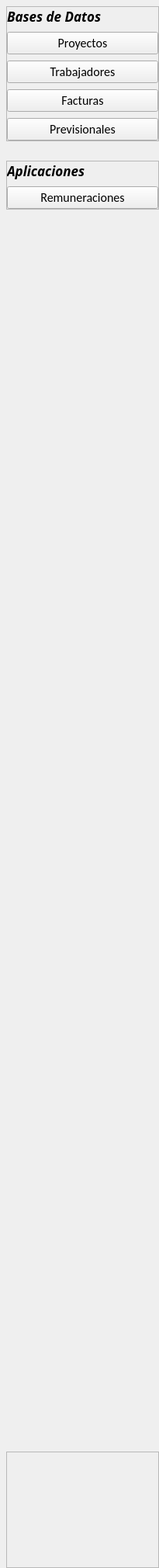
        <widget class="QWidget" name="leftMenu" native="true">
         <property name="minimumSize">
          <size>
           <width>0</width>
           <height>0</height>
          </size>
         </property>
         <property name="maximumSize">
          <size>
           <width>0</width>
           <height>16777215</height>
          </size>
         </property>
         <layout class="QVBoxLayout" name="verticalLayout_4">
          <property name="spacing">
           <number>0</number>
          </property>
          <property name="leftMargin">
           <number>0</number>
          </property>
          <property name="topMargin">
           <number>0</number>
          </property>
          <property name="rightMargin">
           <number>0</number>
          </property>
          <property name="bottomMargin">
           <number>0</number>
          </property>
          <item>
           <widget class="QWidget" name="widgetLft" native="true">
            <property name="minimumSize">
             <size>
              <width>0</width>
              <height>0</height>
             </size>
            </property>
            <layout class="QVBoxLayout" name="verticalLayout_6">
             <property name="spacing">
              <number>0</number>
             </property>
             <property name="leftMargin">
              <number>8</number>
             </property>
             <property name="topMargin">
              <number>8</number>
             </property>
             <property name="rightMargin">
              <number>0</number>
             </property>
             <property name="bottomMargin">
              <number>0</number>
             </property>
             <item>
              <widget class="QFrame" name="frameBD">
               <property name="minimumSize">
                <size>
                 <width>170</width>
                 <height>0</height>
                </size>
               </property>
               <property name="maximumSize">
                <size>
                 <width>16777207</width>
                 <height>16777215</height>
                </size>
               </property>
               <property name="frameShape">
                <enum>QFrame::StyledPanel</enum>
               </property>
               <property name="frameShadow">
                <enum>QFrame::Raised</enum>
               </property>
               <layout class="QVBoxLayout" name="verticalLayout_2">
                <property name="spacing">
                 <number>8</number>
                </property>
                <property name="leftMargin">
                 <number>0</number>
                </property>
                <property name="topMargin">
                 <number>0</number>
                </property>
                <property name="rightMargin">
                 <number>0</number>
                </property>
                <property name="bottomMargin">
                 <number>0</number>
                </property>
                <item>
                 <widget class="QLabel" name="label_4">
                  <property name="minimumSize">
                   <size>
                    <width>0</width>
                    <height>0</height>
                   </size>
                  </property>
                  <property name="maximumSize">
                   <size>
                    <width>16777215</width>
                    <height>16777215</height>
                   </size>
                  </property>
                  <property name="font">
                   <font>
                    <family>Franklin Gothic Demi</family>
                    <pointsize>13</pointsize>
                    <weight>75</weight>
                    <italic>true</italic>
                    <bold>true</bold>
                   </font>
                  </property>
                  <property name="text">
                   <string>&lt;html&gt;&lt;head/&gt;&lt;body&gt;&lt;p&gt;&lt;span style=&quot; font-size:13pt;&quot;&gt;Bases de Datos&lt;/span&gt;&lt;/p&gt;&lt;/body&gt;&lt;/html&gt;</string>
                  </property>
                 </widget>
                </item>
                <item>
                 <widget class="QPushButton" name="proyectosBtn">
                  <property name="minimumSize">
                   <size>
                    <width>195</width>
                    <height>0</height>
                   </size>
                  </property>
                  <property name="font">
                   <font>
                    <family>Calibri</family>
                    <pointsize>12</pointsize>
                   </font>
                  </property>
                  <property name="cursor">
                   <cursorShape>PointingHandCursor</cursorShape>
                  </property>
                  <property name="text">
                   <string>Proyectos</string>
                  </property>
                  <property name="icon">
                   <iconset resource="Source.qrc">
                    <normaloff>:/newPrefix/ICONS/snowplow.png</normaloff>:/newPrefix/ICONS/snowplow.png</iconset>
                  </property>
                  <property name="iconSize">
                   <size>
                    <width>20</width>
                    <height>20</height>
                   </size>
                  </property>
                 </widget>
                </item>
                <item>
                 <widget class="QPushButton" name="trabajadoresBtn">
                  <property name="minimumSize">
                   <size>
                    <width>195</width>
                    <height>0</height>
                   </size>
                  </property>
                  <property name="font">
                   <font>
                    <family>Calibri</family>
                    <pointsize>12</pointsize>
                   </font>
                  </property>
                  <property name="cursor">
                   <cursorShape>PointingHandCursor</cursorShape>
                  </property>
                  <property name="text">
                   <string>Trabajadores</string>
                  </property>
                  <property name="icon">
                   <iconset resource="Source.qrc">
                    <normaloff>:/newPrefix/ICONS/agregar-usuario (1).png</normaloff>:/newPrefix/ICONS/agregar-usuario (1).png</iconset>
                  </property>
                  <property name="iconSize">
                   <size>
                    <width>20</width>
                    <height>20</height>
                   </size>
                  </property>
                 </widget>
                </item>
                <item>
                 <widget class="QPushButton" name="facturasBtn">
                  <property name="minimumSize">
                   <size>
                    <width>195</width>
                    <height>0</height>
                   </size>
                  </property>
                  <property name="font">
                   <font>
                    <family>Calibri</family>
                    <pointsize>12</pointsize>
                   </font>
                  </property>
                  <property name="cursor">
                   <cursorShape>PointingHandCursor</cursorShape>
                  </property>
                  <property name="text">
                   <string>Facturas</string>
                  </property>
                  <property name="icon">
                   <iconset resource="Source.qrc">
                    <normaloff>:/newPrefix/ICONS/file-invoice-dollar.png</normaloff>:/newPrefix/ICONS/file-invoice-dollar.png</iconset>
                  </property>
                  <property name="iconSize">
                   <size>
                    <width>20</width>
                    <height>20</height>
                   </size>
                  </property>
                 </widget>
                </item>
                <item>
                 <widget class="QPushButton" name="previsionalesBtn">
                  <property name="minimumSize">
                   <size>
                    <width>195</width>
                    <height>0</height>
                   </size>
                  </property>
                  <property name="font">
                   <font>
                    <family>Calibri</family>
                    <pointsize>12</pointsize>
                   </font>
                  </property>
                  <property name="cursor">
                   <cursorShape>PointingHandCursor</cursorShape>
                  </property>
                  <property name="text">
                   <string>Previsionales</string>
                  </property>
                  <property name="icon">
                   <iconset resource="Source.qrc">
                    <normaloff>:/newPrefix/ICONS/sack-dollar.png</normaloff>:/newPrefix/ICONS/sack-dollar.png</iconset>
                  </property>
                  <property name="iconSize">
                   <size>
                    <width>20</width>
                    <height>20</height>
                   </size>
                  </property>
                 </widget>
                </item>
               </layout>
              </widget>
             </item>
             <item>
              <spacer name="verticalSpacer">
               <property name="orientation">
                <enum>Qt::Vertical</enum>
               </property>
               <property name="sizeType">
                <enum>QSizePolicy::Minimum</enum>
               </property>
               <property name="sizeHint" stdset="0">
                <size>
                 <width>20</width>
                 <height>25</height>
                </size>
               </property>
              </spacer>
             </item>
             <item>
              <widget class="QFrame" name="frameAplicaciones">
               <property name="minimumSize">
                <size>
                 <width>0</width>
                 <height>0</height>
                </size>
               </property>
               <property name="maximumSize">
                <size>
                 <width>16777215</width>
                 <height>16777215</height>
                </size>
               </property>
               <property name="frameShape">
                <enum>QFrame::StyledPanel</enum>
               </property>
               <property name="frameShadow">
                <enum>QFrame::Raised</enum>
               </property>
               <layout class="QVBoxLayout" name="verticalLayout_3">
                <property name="spacing">
                 <number>8</number>
                </property>
                <property name="leftMargin">
                 <number>0</number>
                </property>
                <property name="topMargin">
                 <number>0</number>
                </property>
                <property name="rightMargin">
                 <number>0</number>
                </property>
                <property name="bottomMargin">
                 <number>0</number>
                </property>
                <item>
                 <widget class="QLabel" name="label_2">
                  <property name="minimumSize">
                   <size>
                    <width>0</width>
                    <height>0</height>
                   </size>
                  </property>
                  <property name="maximumSize">
                   <size>
                    <width>16777215</width>
                    <height>30</height>
                   </size>
                  </property>
                  <property name="font">
                   <font>
                    <family>Franklin Gothic Demi</family>
                    <pointsize>13</pointsize>
                    <weight>75</weight>
                    <italic>true</italic>
                    <bold>true</bold>
                   </font>
                  </property>
                  <property name="text">
                   <string>&lt;html&gt;&lt;head/&gt;&lt;body&gt;&lt;p&gt;&lt;span style=&quot; font-size:13pt;&quot;&gt;Aplicaciones&lt;/span&gt;&lt;/p&gt;&lt;/body&gt;&lt;/html&gt;</string>
                  </property>
                 </widget>
                </item>
                <item>
                 <widget class="QPushButton" name="remuneracionesBtn">
                  <property name="minimumSize">
                   <size>
                    <width>195</width>
                    <height>0</height>
                   </size>
                  </property>
                  <property name="maximumSize">
                   <size>
                    <width>16777215</width>
                    <height>16777215</height>
                   </size>
                  </property>
                  <property name="font">
                   <font>
                    <family>Calibri</family>
                    <pointsize>12</pointsize>
                   </font>
                  </property>
                  <property name="cursor">
                   <cursorShape>PointingHandCursor</cursorShape>
                  </property>
                  <property name="text">
                   <string>Remuneraciones</string>
                  </property>
                  <property name="icon">
                   <iconset resource="Source.qrc">
                    <normaloff>:/newPrefix/ICONS/dolar.png</normaloff>:/newPrefix/ICONS/dolar.png</iconset>
                  </property>
                  <property name="iconSize">
                   <size>
                    <width>20</width>
                    <height>20</height>
                   </size>
                  </property>
                 </widget>
                </item>
               </layout>
              </widget>
             </item>
             <item>
              <spacer name="verticalSpacer_2">
               <property name="orientation">
                <enum>Qt::Vertical</enum>
               </property>
               <property name="sizeType">
                <enum>QSizePolicy::Expanding</enum>
               </property>
               <property name="sizeHint" stdset="0">
                <size>
                 <width>20</width>
                 <height>1600</height>
                </size>
               </property>
              </spacer>
             </item>
             <item>
              <widget class="QFrame" name="frameLogoSBU">
               <property name="minimumSize">
                <size>
                 <width>0</width>
                 <height>150</height>
                </size>
               </property>
               <property name="maximumSize">
                <size>
                 <width>16777215</width>
                 <height>150</height>
                </size>
               </property>
               <property name="frameShape">
                <enum>QFrame::StyledPanel</enum>
               </property>
               <property name="frameShadow">
                <enum>QFrame::Raised</enum>
               </property>
               <layout class="QVBoxLayout" name="verticalLayout_5">
                <property name="spacing">
                 <number>0</number>
                </property>
                <property name="leftMargin">
                 <number>0</number>
                </property>
                <property name="topMargin">
                 <number>0</number>
                </property>
                <property name="rightMargin">
                 <number>0</number>
                </property>
                <property name="bottomMargin">
                 <number>0</number>
                </property>
                <item>
                 <widget class="QLabel" name="label_3">
                  <property name="maximumSize">
                   <size>
                    <width>16777215</width>
                    <height>130</height>
                   </size>
                  </property>
                  <property name="text">
                   <string/>
                  </property>
                  <property name="pixmap">
                   <pixmap resource="Source.qrc">:/newPrefix/ICONS/SBU-LOGO.png</pixmap>
                  </property>
                  <property name="scaledContents">
                   <bool>true</bool>
                  </property>
                 </widget>
                </item>
               </layout>
              </widget>
             </item>
            </layout>
           </widget>
          </item>
         </layout>
        </widget>
